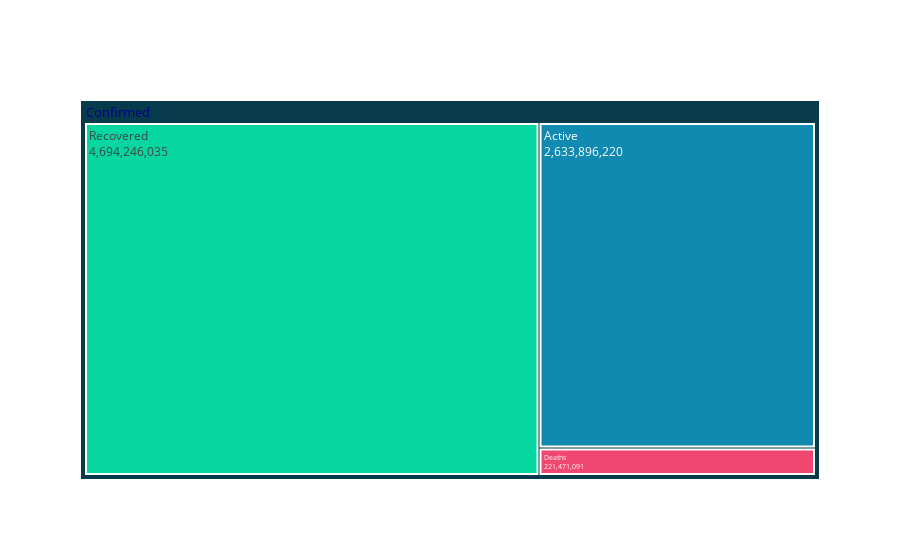

Write notebook code for a chart like this one.
### Markdown cell above
#### Recent cases

### Code cell
recent_stats = go.Figure()
recent_stats.add_trace(go.Treemap(labels = ["Confirmed","Active","Recovered","Deaths"],
                                     parents = ["","Confirmed","Confirmed","Confirmed"],
                                     values = [base_stats['Confirmed'].sum(), base_stats['Active'].sum(), base_stats['Recovered'].sum(), base_stats['Deaths'].sum()],
                                      branchvalues="total", marker_colors = ["#073b4c","#118ab2","#06d6a0","#ef476f"],
                                      textinfo = "label+text+value",
                                      outsidetextfont = {"size": 30, "color": "darkblue"},
                                      marker = {"line": {"width": 2}},
                                        pathbar = {"visible": False}
                                     ))

recent_stats.show()

### Figure 1 — Plotly figure (JSON) as saved in the notebook; plotly's stock layout.template omitted (floating-point values rounded to 4 significant figures)
{"data": [{"branchvalues": "total", "labels": ["Confirmed", "Active", "Recovered", "Deaths"], "marker": {"colors": ["#073b4c", "#118ab2", "#06d6a0", "#ef476f"], "line": {"width": 2}}, "outsidetextfont": {"color": "darkblue", "size": 30}, "parents": ["", "Confirmed", "Confirmed", "Confirmed"], "pathbar": {"visible": false}, "textinfo": "label+text+value", "type": "treemap", "values": [7549613346, 2633896220, 4694246035, 221471091]}], "layout": {}}
